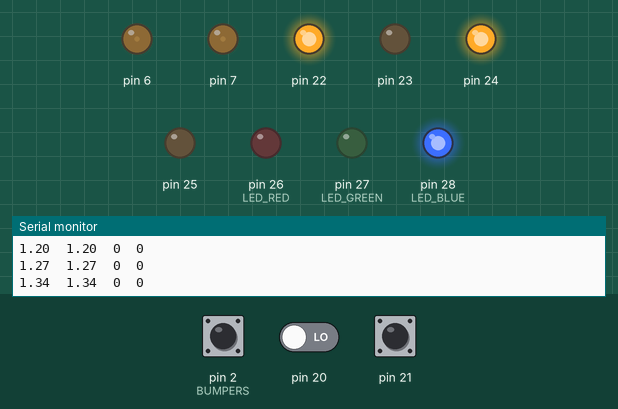
Recording of a sketch running on a simulated Arduino Mega 2560, built with avr-gcc and run on an emulated ATmega2560. On the bench: output pins drawn as LEDs (lit = HIGH), the last lines printed to the serial monitor. The test bench sets the inputs (shaded band); at power-on: pin 2 (BUMPERS) HIGH, pin 20 LOW, pin 21 HIGH.

Above: at 1.26 s.
1.3 s: pin 2 (BUMPERS) pulled LOW for 0.15 s
At 1.39 s:
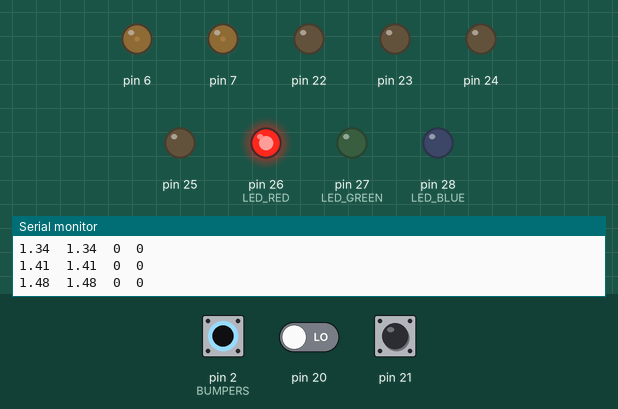
4.3 s: pin 2 (BUMPERS) pulled LOW for 1 s
At 17.6 s:
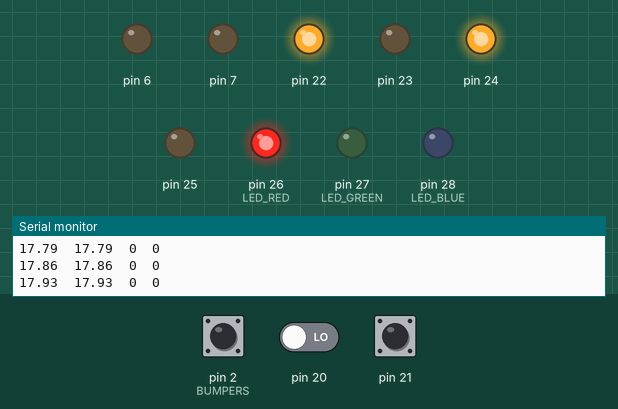
Timing chart, 0 to 19.1 s (numbered marks = the images above; inputs shaded):
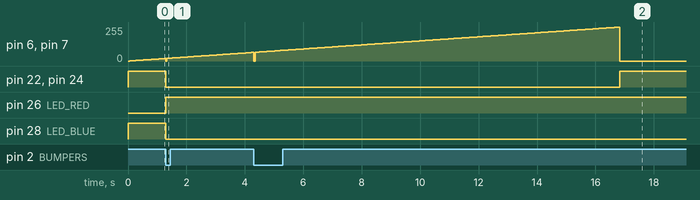

The sketch:

bazyliszek.ino
```cpp
#include <math.h>
#include <SPI.h>
#include <Wire.h>
#include <Arduino.h>

//==============================================================================
//                          KONFIGURACJA (STAŁE)
//==============================================================================
#define DEBUG 0

#define INPUT_SIZE 4
#define MOTOR_LEFT_DIR_1 22
#define MOTOR_LEFT_DIR_2 23
#define MOTOR_LEFT_PWM 6
#define MOTOR_LEFT_ENC_FIRST 20
#define MOTOR_LEFT_ENC_SECOND 50

#define MOTOR_RIGHT_DIR_1 24
#define MOTOR_RIGHT_DIR_2 25
#define MOTOR_RIGHT_PWM 7
#define MOTOR_RIGHT_ENC_FIRST 21
#define MOTOR_RIGHT_ENC_SECOND 51

#define BUMPERS 2

#define LED_RED 26
#define LED_GREEN 27
#define LED_BLUE 28

#define INTERRUPT_DEBUG_COUNTER_INTERVAL 1000

// Parametry enkoderow, przekladni i kol
#define INTERRUPTS_TO_MM 0.615998
#define ROBOT_WIDTH 295
#define LIN_DISPLACEMENT_RATIO INTERRUPTS_TO_MM / 2
#define THETA_RATIO INTERRUPTS_TO_MM / ROBOT_WIDTH
#define ODOMETRY_CHECK_INTERVAL 100 // in milisceonds
#define VELOCITY_MEASURE_INTERVAL 100 //in miliseconds

// Parametry komunikacji szeregowej
#define BAUDRATE 250000
#define READ_VALUE_TO_DISTANCE_RATIO 10


//konfiguracja PIDa
#define PROPORTIONAL_PARAM 0.0
#define INTEGRAL_PARAM 0.0
#define DERIVATIVE_PARAM 0.0

//================================================================================
//                          MOTOR STRUKTURA
//================================================================================

struct Motor
{
  //Wskaźnik na drugi silnik
  Motor* another_motor;
  //Numer wejscia/wyjscia mikrokontrolera sterujacego polaryzacja
  int dir_pin_1;
  //Numer wejscia/wyjscia mikrokontrolera sterujacego polaryzacja
  int dir_pin_2;
  //Numer wejscia/wyjscia mikrokontrolera sterujacego wypelnieniem PWM
  int pwm_pin;
  //Kierunek jazdy
  bool is_forward = true;

  //Numer wejscia/wyjscia mikrokontrolera do odczytu pierwszej wartosci enkodera silnika
  int enc_pin_first;
  //Numer wejscia/wyjscia mikrokontrolera do odczytu drugiej przesunietej w fazie wartosci enkodera silnika
  int enc_pin_second;
  //Licznik zmian stanu enkodera
  unsigned long encoder_counter;
  //Poprzedni przejechany dystans
  unsigned long prev_encoder_counter;
  //Czas ostatniej zmiany enkodera
  unsigned long encoder_timestamp;
  //Aktualna predkosc
  double velocity;

  Motor()
  {
  }

  //Konstruktor z ustawieniem wejsc/wyjsc dla silnika
  Motor(int _dir_pin_1, int _dir_pin_2, int _pwm_pin, int _enc_pin_first, int _enc_pin_second)
  {
    dir_pin_1 = _dir_pin_1;
    dir_pin_2 = _dir_pin_2;
    pwm_pin = _pwm_pin;
    enc_pin_first = _enc_pin_first;
    enc_pin_second = _enc_pin_second;

    pinMode(dir_pin_1, OUTPUT);
    pinMode(dir_pin_2, OUTPUT);
    pinMode(pwm_pin, OUTPUT);
    pinMode(enc_pin_first, INPUT);
    pinMode(enc_pin_second, INPUT);

    reset_encoder_counter();
    encoder_timestamp = 0;
    velocity = 0;
    prev_encoder_counter = 0;
  }

  //Tryb jazdy do przodu
  void forward()
  {
    digitalWrite(dir_pin_1, HIGH);
    digitalWrite(dir_pin_2, LOW);
    is_forward = true;
    reset_prev_counters();
  }

  //Tryb jazdy do tylu
  void backward()
  {
    digitalWrite(dir_pin_1, LOW);
    digitalWrite(dir_pin_2, HIGH);
    is_forward = false;
    reset_prev_counters();
  }

  //Szybkie zatrzymanie
  void fast_stop()
  {
    analogWrite(pwm_pin, 0);
    digitalWrite(dir_pin_1, LOW);
    digitalWrite(dir_pin_2, LOW);
  }

  void fast_stop_forward()
  {
    if (is_forward)
    {
      fast_stop();
    }
  }

  //Zatrzymanie
  void stop()
  {
    analogWrite(pwm_pin, 0);
  }

  //Ustawienie mocy
  void pwm(int pwm)
  {
    analogWrite(pwm_pin, pwm);
  }

  double measure_velocity()
  {
    unsigned long current_millis = millis();
    if ((current_millis - encoder_timestamp) > VELOCITY_MEASURE_INTERVAL) {
      velocity = ((double)(encoder_counter - prev_encoder_counter)) * INTERRUPTS_TO_MM / (current_millis - encoder_timestamp);
      encoder_timestamp = current_millis;
      prev_encoder_counter = encoder_counter;
    }
    return velocity;
  }

  void interrupt()
  {
    encoder_counter++;
  }

  bool is_faster_than_another_motor()
  {
    return velocity > another_motor->velocity;
  }

  void reset_encoder_counter()
  {
    encoder_counter = 0L;
  }
  void reset_prev_counters()
  {
    encoder_timestamp = 0;
    prev_encoder_counter = 0;
  }
};

//================================================================================
//                          ZMIENNE GLOBALNE
//================================================================================

Motor right_motor = Motor(MOTOR_RIGHT_DIR_1, MOTOR_RIGHT_DIR_2, MOTOR_RIGHT_PWM, MOTOR_RIGHT_ENC_FIRST, MOTOR_RIGHT_ENC_SECOND);
Motor left_motor = Motor(MOTOR_LEFT_DIR_1, MOTOR_LEFT_DIR_2, MOTOR_LEFT_PWM, MOTOR_LEFT_ENC_FIRST, MOTOR_LEFT_ENC_SECOND);
void assign_motors() {
  right_motor.another_motor = &left_motor;
  left_motor.another_motor = &right_motor;
}

// Zmienne obslugujace komunikacje na porcie szeregowym
char bytes_read[INPUT_SIZE];            // tablica 4 bajtow do odczytywania danych
char control;                           // znak sterowania
int read_value;                         // odczytana wartosc
char read_value_chars[INPUT_SIZE] = ""; // tymczasowa tablica przechowujaca odczytana wartosc + '\0' (znak konca linii)

// Zmienne wspomagajace kontrolowanie silnikow robota
unsigned char pwm_motors = 255;
// Zmienna informująca, że wystąpiło zdarzenie bumpera, a nie zostało jeszcze odczytane przez funkcję ruchu
bool interrupt_has_recently_occured = false;


// Zmienna przechowująca wypełnienie PWM stosowane przy jeździe

//================================================================================
//                          SETUP PROGRAMU
//================================================================================

void setup()
{
  // Port do komunikacji z Raspberry PI
  Serial.begin(BAUDRATE);

  // Bumpery
  pinMode(BUMPERS, INPUT_PULLUP);

  attach_interrupts();

  // Ledy
  pinMode(LED_RED, OUTPUT);
  pinMode(LED_BLUE, OUTPUT);
  pinMode(LED_GREEN, OUTPUT);

  //    right_motor = Motor(MOTOR_RIGHT_DIR_1, MOTOR_RIGHT_DIR_2, MOTOR_RIGHT_PWM, MOTOR_RIGHT_ENC_FIRST, MOTOR_RIGHT_ENC_SECOND);
  //    left_motor = Motor(MOTOR_LEFT_DIR_1, MOTOR_LEFT_DIR_2, MOTOR_LEFT_PWM, MOTOR_LEFT_ENC_FIRST, MOTOR_LEFT_ENC_SECOND);

  assign_motors();
}

void attach_interrupts()
{
  attachInterrupt(digitalPinToInterrupt(BUMPERS), bumpers_interrupt, FALLING);
  attachInterrupt(digitalPinToInterrupt(left_motor.enc_pin_first), left_motor_interrupt, RISING);
  attachInterrupt(digitalPinToInterrupt(right_motor.enc_pin_first), right_motor_interrupt, FALLING);
}

void bumpers_interrupt()
{
  interrupt_has_recently_occured = true;
  right_motor.fast_stop_forward();
  left_motor.fast_stop_forward();
  highlight(LED_RED);
}

void left_motor_interrupt()
{
  left_motor.interrupt();
}

void right_motor_interrupt()
{
  right_motor.interrupt();
}

//================================================================================
//                          GLOWNA PETLA PROGRAMU
//================================================================================
bool mm = true;
void loop()
{
  if (Serial.available() >= INPUT_SIZE)
  {
    load_received_data();

    // Wyslij na port szeregowy Serial info o otrzymanej fladze i wartosci
    if (DEBUG) {
      print_flag_info_serial();
    }
    // Do sterowania nalezy korzystac ze zmiennych 'control' oraz 'read_value'
    switch (control)
    {
      case 'v': // ustawienie mocy silnikow
        set_velocity();
        break;
      case 'm': // ustaw silniki na jazde do przodu
        set_motors_direction(true);
        move();
        break;
      case 'b': // ustaw silniki na jazde do tylu
        set_motors_direction(false);
        move();
        break;
      case 'l': // wartosc odwrocenia silnikow
        left_motor.forward();
        right_motor.backward();
        move();
        break;
      case 'r': // wartosc odwrocenia silnikow
        left_motor.backward();
        right_motor.forward();
        move();
        break;
      case 'f': // ustaw silniki na jazde prostO
        set_motors_direction(true);
        break;
      case 's': // gwaltowne zatrzymanie silnikow
        stop_motors(true);
        break;
    }
  }
  measure_motors_velocity();
  set_motors_direction(true);
  if(mm){
    move();
    mm=false;
    stop_motors(false);
  }
}

//================================================================================
//                          FUNKCJE STERUJACE
//================================================================================

void set_velocity()
{

  //  for(int i=0; i <= pwm; i+=20) {
  //    analogWrite(pwm_pin, i);
  //  }
  //set_motors_direction(true);
  //left_motor.pwm(read_value);
  //right_motor.pwm(read_value);
  //pwm_motors = read_value;
  pwm_motors = (unsigned char)read_value;
}
void move() {
  interrupt_has_recently_occured = false;
  if (!bumpers_not_active())
  {
    return;
  }
  highlight(LED_BLUE);
  reset_encoder_counters();
  double error_sum = 0;
  double previous_error = 0;
  //unsigned int distance = ((int)read_value) * READ_VALUE_TO_DISTANCE_RATIO;
  int a = 0;
  long long prev_millis = millis();
  for (a; a<255; a++) {
    double normalized_l = left_motor.velocity*20;
    double normalized_r = left_motor.velocity*20;
    double normalized_pwm = ((double)a)*(18.0/255.0);
    unsigned char left_pwm = normalized_l>normalized_pwm?(unsigned char)(((normalized_pwm-(normalized_l-normalized_pwm))/18.0)*255):a;
    unsigned char right_pwm = normalized_r>normalized_pwm?(unsigned char)(((normalized_pwm-(normalized_r-normalized_pwm))/18.0)*255):a;
    left_motor.pwm(left_pwm);
    right_motor.pwm(right_pwm);

//    Serial.print(millis());
//    Serial.print('\t');
    Serial.print(((double)left_pwm)*(18.0/255.0));
    Serial.print('\t');
    Serial.print(((double)right_pwm)*(18.0/255.0));
    Serial.print('\t');
    Serial.print((int)normalized_l);
    Serial.print('\t');
    Serial.print((int)normalized_r);
    Serial.println();
    while (prev_millis + 66 > millis())
      measure_motors_velocity();
    prev_millis = millis();
  }


}
void old_v()
{
  double error_sum = 0;
  double prev_error = 0;
  double error = 0;
  highlight(LED_BLUE);
  unsigned int distance = ((unsigned int)read_value) * 10;
  reset_encoder_counters();
  long long mill = millis();
  long long last_mil = 0;
  unsigned char pwm = 5;
  interrupt_has_recently_occured = false;
  while ( bumpers_not_active() && !interrupt_has_recently_occured)
  {
    // softstart
    mill = millis();
    if (((mill - last_mil) > 10))
    {
      if (pwm < pwm_motors) {
        right_motor.pwm(pwm);
        left_motor.pwm(pwm - 12 > 0 ? pwm - 12 : pwm);
        pwm += 1;
      } else if ((pwm == pwm_motors))
        //        ^^^   (left_motor.velocity > 0) && left_motor.velocity - right_motor.velocity != 0 &&
      {
        error = left_motor.velocity - right_motor.velocity;
        //        double en1 = (right_motor.velocity / left_motor.velocity) * 255;
        //        double a = en1 / error;
        //double prop_pwm = (6038 * (left_motor.velocity - right_motor.velocity));
        double pwm_unranged = 603 * error - error_sum * 30 + (error - prev_error) * 2;
        int pwm_ranged = 255 - (int)pwm_unranged;
        if (pwm_unranged > 255) {
          pwm_ranged = 255;
        } else if (pwm_unranged < 0) {
          pwm_ranged = 0;
        }

        left_motor.pwm(pwm_ranged);
        Serial.print(pwm_ranged);
        Serial.print('\t');
        Serial.print(pwm_unranged);
        Serial.print('\t');
        Serial.print(left_motor.velocity);
        Serial.print('\t');
        Serial.println(right_motor.velocity);
      }
      last_mil = mill;
      measure_motors_velocity();
      error_sum += error;
      prev_error = error;
    }


  }
  if (!interrupt_has_recently_occured && bumpers_not_active()) {
    stop_motors(false);
    highlight(LED_GREEN);
    Serial.println("m0");
  } else {
    highlight(LED_RED);
    Serial.println("m1");
  }
}

void turn_motors()
{
  if (read_value < 100) // lewo
  {
    left_motor.pwm(pwm_motors * read_value / 100);
    right_motor.pwm(pwm_motors);
  }
  else // prawo
  {
    right_motor.pwm((pwm_motors * (100 - (read_value - 100))) / 100);
    left_motor.pwm(pwm_motors);
  }
}

void set_motors_direction(boolean is_forward)
{
  if (is_forward)
  {
    left_motor.forward();
    right_motor.forward();
  }
  else
  {
    left_motor.backward();
    right_motor.backward();
  }
}

void stop_motors(boolean fast_stop)
{
  if (fast_stop)
  {
    left_motor.fast_stop();
    right_motor.fast_stop();
  }
  else
  {
    left_motor.stop();
    right_motor.stop();
  }
}

//================================================================================
//                          FUNKCJE POMOCNICZE
//================================================================================
boolean has_reached ( unsigned int distance )
{
  return (left_motor.encoder_counter * INTERRUPTS_TO_MM < distance && right_motor.encoder_counter * INTERRUPTS_TO_MM < distance);
}
void measure_motors_velocity() {
  right_motor.measure_velocity();
  left_motor.measure_velocity();
  if (DEBUG && (millis() % 300 == 0)) {
    Serial.print("Motor R: ");
    Serial.print(right_motor.velocity);
    Serial.print('\t');
    Serial.print(left_motor.is_faster_than_another_motor() ? '<' : '>');
    Serial.print("\tMotor L: ");
    Serial.print(left_motor.velocity);
    Serial.print('\n');
  }
}
bool bumpers_not_active() {
  return digitalRead(BUMPERS);
}
void print_flag_info_serial()
{
  Serial.print("Flag: ");
  Serial.print(control);
  Serial.print(" , value: ");
  Serial.print(read_value);
  Serial.println();
}

void highlight(int led) {
  digitalWrite(LED_RED, LOW);
  digitalWrite(LED_GREEN, LOW);
  digitalWrite(LED_BLUE, LOW);
  digitalWrite(led, HIGH);
}

void reset_encoder_counters() {
  left_motor.reset_encoder_counter();
  right_motor.reset_encoder_counter();
}

int pwm (int error, int prev_error) {
}
// ==============================================================================
//                         PROTOKOL KOMUNIKACJI
// ==============================================================================
// --- Działanie protokołu:
// postac flagi: znak + trzy cyfry, no. f259, b000
// protokol umozliwia wysylanie dowolnej wartosci
// o maksymalnej liczbie cyfr rownej 3 oraz znak
// oznaczajacy akcje wykonywana przez robota
// Przyklad: jezeli chcesz wyslac flage ze znakiem r o wartosci 90
// flaga wyslana przez port szeregowy powinna miec postac: r090
// --- Zmienne:
// bytes_read - tablica 4 bajtow do ktorej sa pakowane dane z portu szeregowego
// control - char, znak sterujacy robotem
// read_value - integer, wartosc odczytana z portu szeregowego

void load_received_data()
{
  // Odczytuje bajty i laduje je do tablicy bytes_read
  Serial.readBytes(bytes_read, INPUT_SIZE);
  control = bytes_read[0];

  load_value();
}

// Zaladowanie do inta tablicy z liczba
void load_value()
{
  for (int i = 0; i < INPUT_SIZE - 1; i++)
  {
    read_value_chars[i] = bytes_read[i + 1];
  }
  read_value_chars[INPUT_SIZE - 1] = '\0';     // dodanie na koncu znaku konca ciagu zeby zrzutowac na inta
  sscanf(read_value_chars, "%d", &read_value); // czyta tablice znakow inta do zmiennej int korzystajac z adresu
}
```

Measured:
- after the input at 1.3 s, pin 22, pin 24, pin 28 (LED_BLUE): HIGH → LOW at once; pin 26 (LED_RED): LOW → HIGH at once
